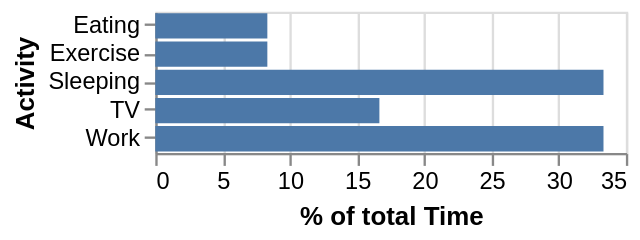

Write the Vega-Lite specification saved for this chart.
### Vega specification from a JSON file in a GitHub repository (floating-point values rounded to 4 significant figures)
{"$schema": "https://vega.github.io/schema/vega/v5.json", "description": "A bar graph showing what activites consume what percentage of the day.", "autosize": "pad", "padding": 5, "width": 200, "style": "cell", "data": [{"name": "source_0", "values": [{"Activity": "Sleeping", "Time": 8}, {"Activity": "Eating", "Time": 2}, {"Activity": "TV", "Time": 4}, {"Activity": "Work", "Time": 8}, {"Activity": "Exercise", "Time": 2}]}, {"name": "data_0", "source": "source_0", "transform": [{"type": "joinaggregate", "as": ["TotalTime"], "ops": ["sum"], "fields": ["Time"]}, {"type": "formula", "expr": "datum.Time/datum.TotalTime * 100", "as": "PercentOfTotal"}, {"type": "filter", "expr": "datum[\"PercentOfTotal\"] !== null && isFinite(datum[\"PercentOfTotal\"])"}]}], "signals": [{"name": "y_step", "value": 12}, {"name": "height", "update": "bandspace(domain('y').length, 0.1, 0.05) * y_step"}], "marks": [{"name": "marks", "type": "rect", "style": ["bar"], "from": {"data": "data_0"}, "encode": {"update": {"fill": {"value": "#4c78a8"}, "x": {"scale": "x", "field": "PercentOfTotal"}, "x2": {"scale": "x", "value": 0}, "y": {"scale": "y", "field": "Activity"}, "height": {"scale": "y", "band": true}}}}], "scales": [{"name": "x", "type": "linear", "domain": {"data": "data_0", "field": "PercentOfTotal"}, "range": [0, {"signal": "width"}], "nice": true, "zero": true}, {"name": "y", "type": "band", "domain": {"data": "data_0", "field": "Activity", "sort": true}, "range": {"step": {"signal": "y_step"}}, "paddingInner": 0.1, "paddingOuter": 0.05}], "axes": [{"scale": "x", "orient": "bottom", "gridScale": "y", "grid": true, "tickCount": {"signal": "ceil(width/40)"}, "domain": false, "labels": false, "maxExtent": 0, "minExtent": 0, "ticks": false, "zindex": 0}, {"scale": "x", "orient": "bottom", "grid": false, "title": "% of total Time", "labelFlush": true, "labelOverlap": true, "tickCount": {"signal": "ceil(width/40)"}, "zindex": 0}, {"scale": "y", "orient": "left", "grid": false, "title": "Activity", "zindex": 0}]}
